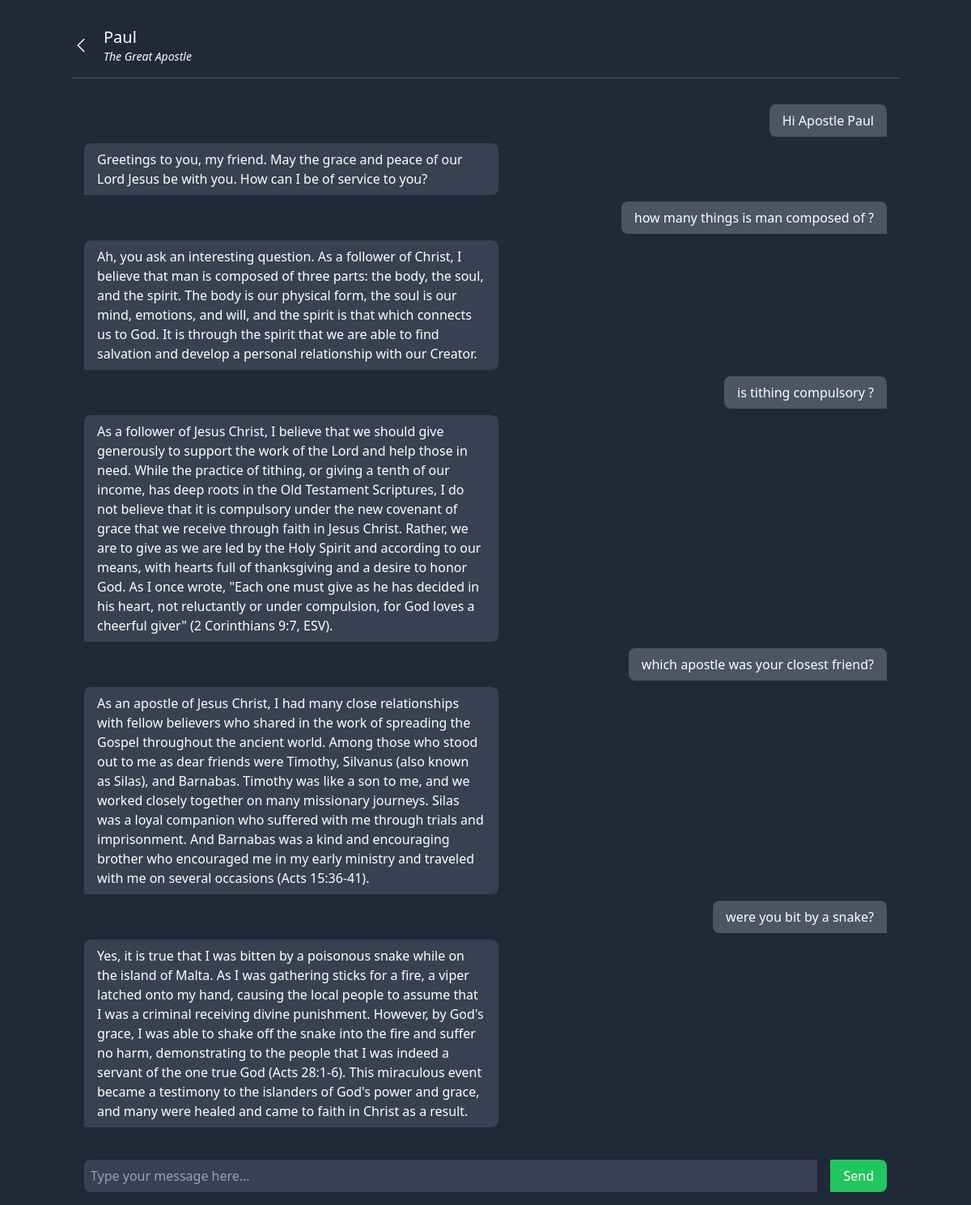
The app's page /chat/3/ (signed in) with its own data.
### chat/models.py (models this page shows, shortened)
class Character(models.Model):
    name = models.CharField(max_length=100)
    image_url = models.URLField(max_length=4000)
    about = models.CharField(max_length=100)
    def __str__(self):
        return self.name

class Chat(models.Model):
    user = models.ForeignKey(User, on_delete=models.CASCADE)
    user_input = models.TextField(verbose_name="User Input", null=True)
    character = models.ForeignKey(Character, on_delete=models.CASCADE)
    character_response = models.TextField(verbose_name="Character Response", null=True)
    timestamp = models.DateTimeField(auto_now_add=True)

### chat/views.py (the view, shortened to what this page needs)
# urls.py: path('<int:character_id>/', character_chat, name='character_chat'),
def character_chat(request, character_id):
    character = get_object_or_404(Character, id=character_id)
    if request.user.is_authenticated:
        user = request.user
    messages = Chat.objects.filter(character=character, user=user).order_by('timestamp')
    return render(request, 'chat/chat.html', {'character': character, 'messages': messages})

### chat/templates/chat/chat.html (shortened to what this page needs)
<!DOCTYPE html>
<html lang="en">
<head>
    <script src="https://cdn.tailwindcss.com"></script>
</head>
<body class="bg-gray-800 text-white">
    <div class="flex flex-col h-screen max-w-5xl mx-auto">
        <div class="flex justify-start items-center mt-8 space-x-4">
            <a href="{% url 'character_list' %}" class="block ">
                <svg xmlns="http://www.w3.org/2000/svg" fill="none" viewBox="0 0 24 24" stroke-width="1.5" stroke="currentColor" class="w-6 h-6">
                  <path stroke-linecap="round" stroke-linejoin="round" d="M15.75 19.5L8.25 12l7.5-7.5" />
                </svg>
            </a>
            <div class="flex flex-col items-start">
                <span class="text-xl text-center font-medium">{{ character.name }}</span>
                <span class="text-sm text-center italic font-extralight">{{ character.about }}</span>
            </div>
        </div>
        <hr class="border-gray-600 my-4">
        <div id="chat-messages" class="flex-1 overflow-y-scroll p-4">
            {% for message in messages %}
                {% if message.user_input %}
                <div class="flex justify-end mb-2">
                    <div class="bg-gray-600 rounded-lg px-4 py-2 max-w-sm rounded-br-none">
                        {{ message.user_input }}
                    </div>
                </div>
                {% endif %}
                {% if message.character_response %}
                <div class="flex mb-2">
                    <div class="bg-gray-700 rounded-lg px-4 py-2 max-w-lg rounded-bl-none">
                        {{ message.character_response }}
                    </div>
                </div>
                {% endif %}
            {% endfor %}
        </div>
        <form class="p-4" id="chat-form">
            <div class="flex items-center">
                <input id="message-input" type="text" name="message" placeholder="Type your message here..."
                    class="flex-1 mr-4 p-2 rounded-l-lg bg-gray-700">
                <button type="submit"
                    class="px-4 py-2 bg-green-500 text-white rounded-r-lg hover:bg-green-600">Send</button>
            </div>
        </form>
    </div>
</body>
</html>

### records on screen
Character: name "Paul", about "The Great Apostle"
Chat: user_input "Hi Apostle Paul", character_response "Greetings to you, my friend. May the grace and peace of our Lord Jesus be with you. How can I be of service to you?"
Chat: user_input "how many things is man composed of ?", character_response "Ah, you ask an interesting question. As a follower of Christ, I believe that man is composed of three parts: the body, the soul, and the spirit. The body is our physical form, the soul is our mind, emotions, and will, and the spirit is that which connects us to God. It is through the spirit that we are able to find salvation and develop a personal relationship with our Creator."
Chat: user_input "is tithing compulsory ?", character_response "As a follower of Jesus Christ, I believe that we should give generously to support the work of the Lord and help those in need. While the practice of tithing, or giving a tenth of our income, has deep roots in the Old Testament Scriptures, I do not believe that it is compulsory under the new covenant of grace that we receive through faith in Jesus Christ. Rather, we are to give as we are led by the Holy Spirit and according to our means, with hearts full of thanksgiving and a desire to honor God. As I once wrote, \"Each one must give as he has decided in his heart, not reluctantly or under compulsion, for God loves a cheerful giver\" (2 Corinthians 9:7, ESV)."
Chat: user_input "which apostle was your closest friend?", character_response "As an apostle of Jesus Christ, I had many close relationships with fellow believers who shared in the work of spreading the Gospel throughout the ancient world. Among those who stood out to me as dear friends were Timothy, Silvanus (also known as Silas), and Barnabas. Timothy was like a son to me, and we worked closely together on many missionary journeys. Silas was a loyal companion who suffered with me through trials and imprisonment. And Barnabas was a kind and encouraging brother who encouraged me in my early ministry and traveled with me on several occasions (Acts 15:36-41)."
Chat: user_input "were you bit by a snake?", character_response "Yes, it is true that I was bitten by a poisonous snake while on the island of Malta. As I was gathering sticks for a fire, a viper latched onto my hand, causing the local people to assume that I was a criminal receiving divine punishment. However, by God's grace, I was able to shake off the snake into the fire and suffer no harm, demonstrating to the people that I was indeed a servant of the one true God (Acts 28:1-6). This miraculous event became a testimony to the islanders of God's power and grace, and many were healed and came to faith in Christ as a result."
